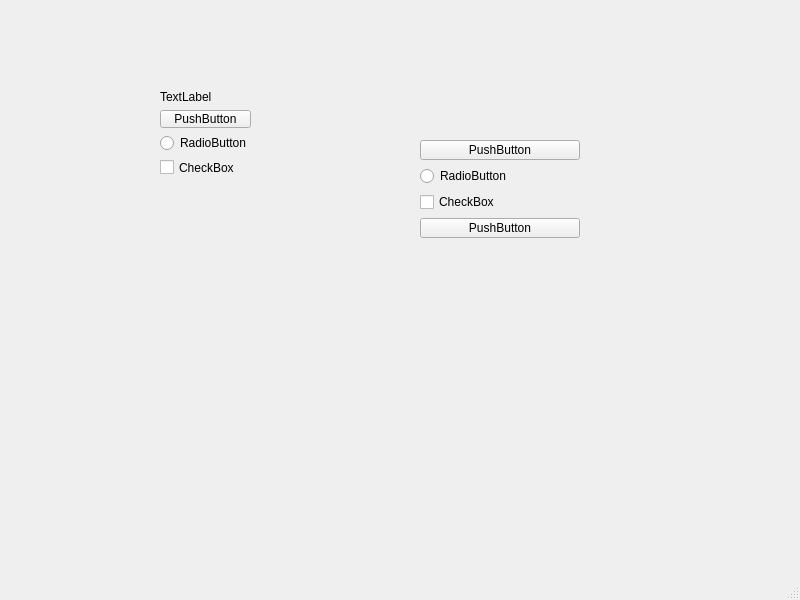
<?xml version="1.0" encoding="UTF-8"?>
<ui version="4.0">
 <class>MainWindow</class>
 <widget class="QMainWindow" name="MainWindow">
  <property name="geometry">
   <rect>
    <x>0</x>
    <y>0</y>
    <width>800</width>
    <height>600</height>
   </rect>
  </property>
  <property name="windowTitle">
   <string>MainWindow</string>
  </property>
  <widget class="QWidget" name="centralwidget">
   <widget class="QWidget" name="verticalLayoutWidget">
    <property name="geometry">
     <rect>
      <x>420</x>
      <y>140</y>
      <width>160</width>
      <height>98</height>
     </rect>
    </property>
    <layout class="QVBoxLayout" name="verticalLayout_2">
     <item>
      <widget class="QPushButton" name="pushButton_2">
       <property name="text">
        <string>PushButton</string>
       </property>
      </widget>
     </item>
     <item>
      <widget class="QRadioButton" name="radioButton_2">
       <property name="text">
        <string>RadioButton</string>
       </property>
      </widget>
     </item>
     <item>
      <widget class="QCheckBox" name="checkBox_2">
       <property name="text">
        <string>CheckBox</string>
       </property>
      </widget>
     </item>
     <item>
      <widget class="QPushButton" name="pushButton_3">
       <property name="text">
        <string>PushButton</string>
       </property>
      </widget>
     </item>
    </layout>
   </widget>
   <widget class="QWidget" name="">
    <property name="geometry">
     <rect>
      <x>160</x>
      <y>90</y>
      <width>91</width>
      <height>87</height>
     </rect>
    </property>
    <layout class="QVBoxLayout" name="verticalLayout">
     <item>
      <widget class="QLabel" name="label">
       <property name="text">
        <string>TextLabel</string>
       </property>
      </widget>
     </item>
     <item>
      <widget class="QPushButton" name="pushButton">
       <property name="text">
        <string>PushButton</string>
       </property>
      </widget>
     </item>
     <item>
      <widget class="QRadioButton" name="radioButton">
       <property name="text">
        <string>RadioButton</string>
       </property>
      </widget>
     </item>
     <item>
      <widget class="QCheckBox" name="checkBox">
       <property name="text">
        <string>CheckBox</string>
       </property>
      </widget>
     </item>
    </layout>
   </widget>
  </widget>
  <widget class="QMenuBar" name="menubar">
   <property name="geometry">
    <rect>
     <x>0</x>
     <y>0</y>
     <width>800</width>
     <height>23</height>
    </rect>
   </property>
  </widget>
  <widget class="QStatusBar" name="statusbar"/>
 </widget>
 <resources/>
 <connections/>
</ui>
